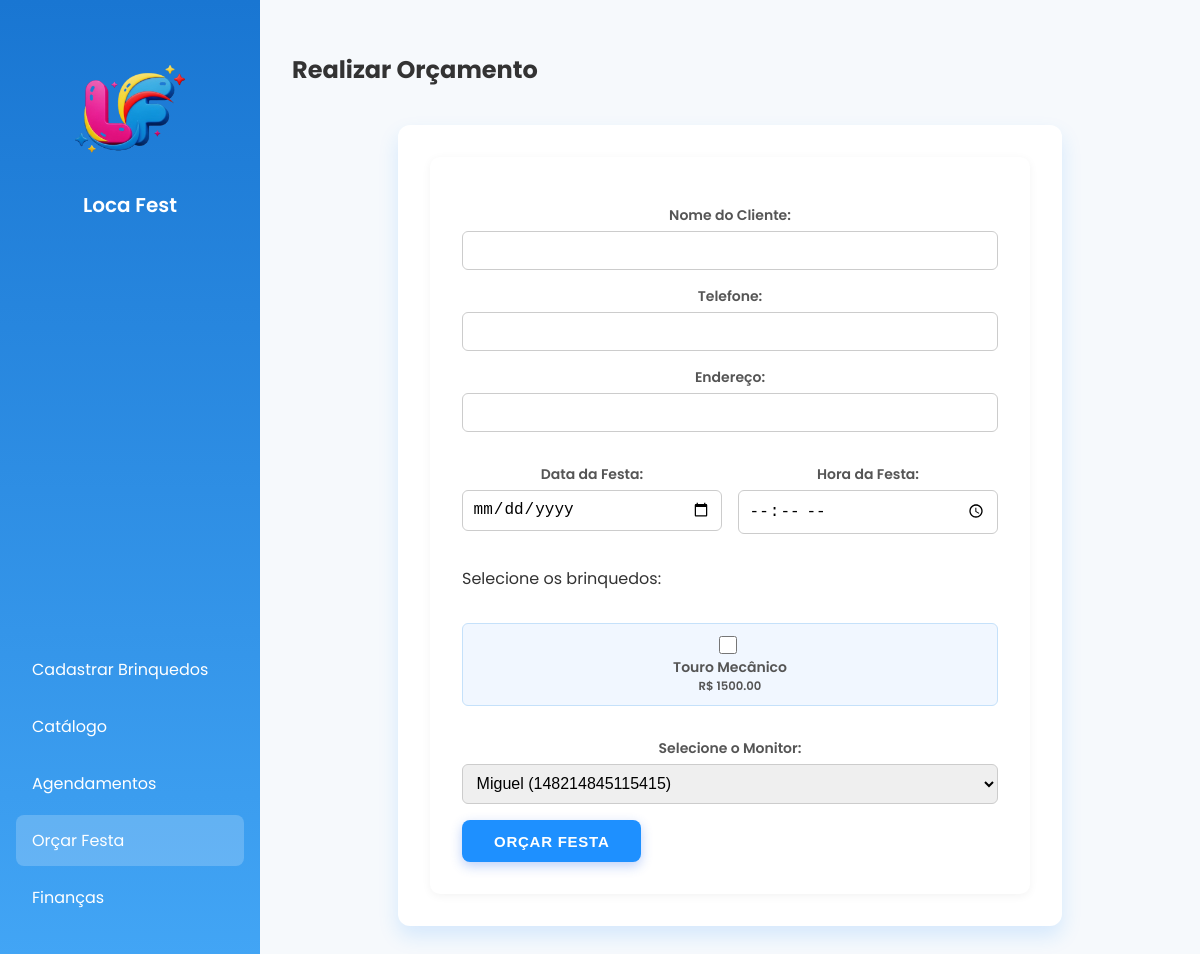
The app's page /orcamentos, older data.
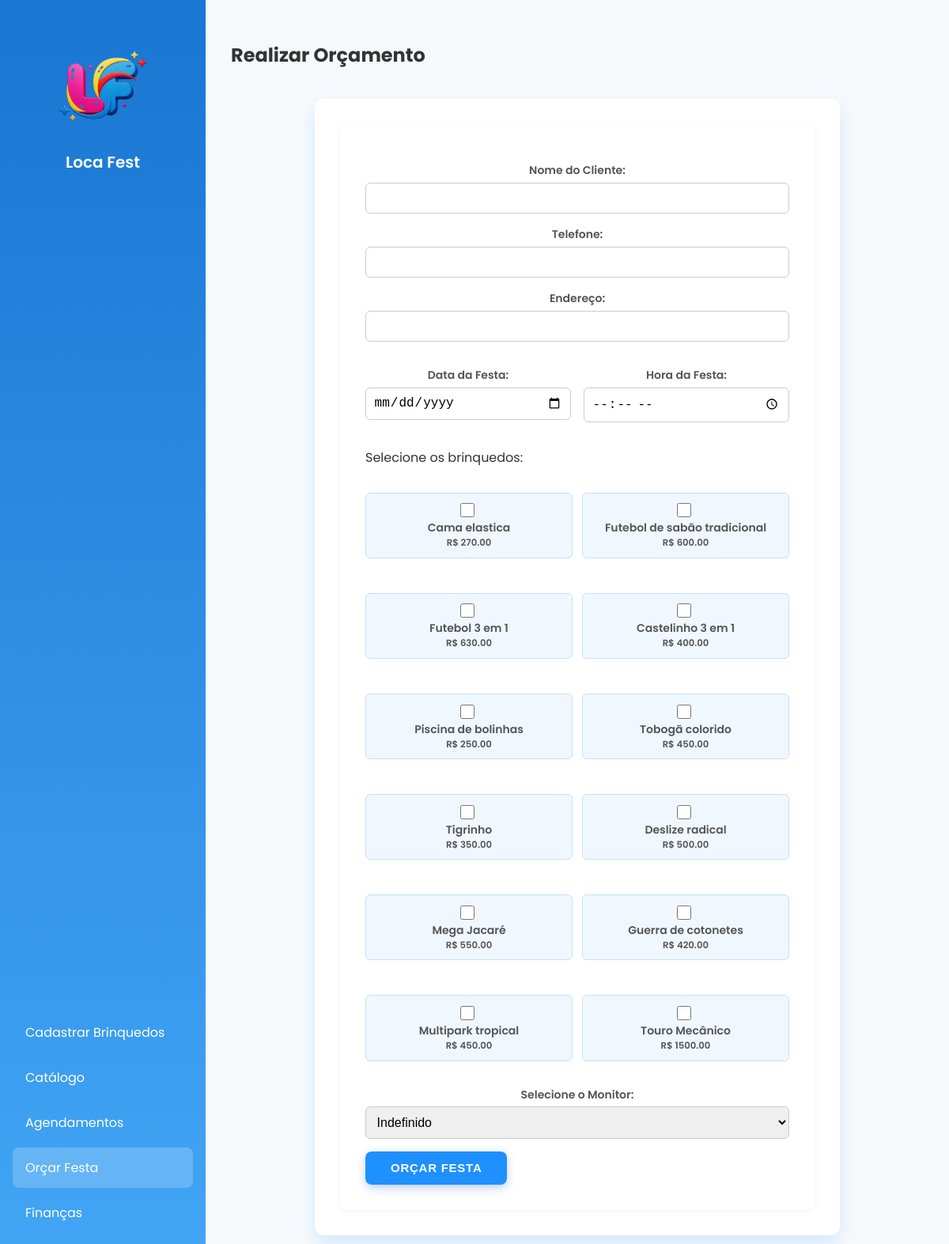
The same page, newer data.
### storage.py (models this page shows)
class Brinquedo(db.Model):
    id = db.Column(db.Integer, primary_key=True)
    nome = db.Column(db.String(100), nullable=False)
    tamanho = db.Column(db.String(50))
    preco = db.Column(db.Float, nullable=False)
    faixa_etaria = db.Column(db.String(50))
    caminho_imagem = db.Column(db.String(200))

### routes.py (the view, shortened to what this page needs)
@app.route('/orcamentos', methods=['GET', 'POST'])
def orcamentos():
    brinquedos = Brinquedo.query.all()
    monitores = Monitor.query.filter_by(disponibilidade=True).all()
    page_content = render_template('orcamentos.html', brinquedos=brinquedos, monitores=monitores)
    return render_template(
        'home.html',
        active_page='orcamentos',
        page_title='Realizar Orçamento',
        page_content=page_content
    )

### templates/orcamentos.html
<div class="card">
  <form method="POST" class="form">
    <div class="left-column">
      <label>Nome do Cliente:
        <input type="text" name="nome_cliente" required>
      </label>
      <label>Telefone:
        <input type="text" name="telefone">
      </label>
      <label>Endereço:
        <input type="text" name="endereco">
      </label>
      <div style="display: flex; gap: 1rem;">
        <label style="flex: 1;">Data da Festa:
          <input type="date" name="data_festa" required style="width: 100%; box-sizing: border-box;">
        </label>
        <label style="flex: 1;">Hora da Festa:
          <input type="time" name="hora_festa" required style="width: 100%; box-sizing: border-box;">
        </label>
      </div>
    </div>
    <div class="right-column">
      <p class="label-sub">Selecione os brinquedos:</p>
      <div class="checkbox-group">
        {% for brinquedo in brinquedos %}
        <label class="checkbox-item">
          <input type="checkbox" name="brinquedos" value="{{ brinquedo.id }}">
          <span>{{ brinquedo.nome }}</span>
          <small>R$ {{ "%.2f"|format(brinquedo.preco) }}</small>
        </label>
        {% endfor %}
      </div>
    </div>
    <label>Selecione o Monitor:
  <select name="monitor_id" required>
    {% for monitor in monitores %}
      <option value="{{ monitor.id }}" {% if monitor.nome == 'Indefinido' %}selected{% endif %}>
        {{ monitor.nome }}{% if monitor.telefone and monitor.telefone != '-' %} ({{ monitor.telefone }}){% endif %}
      </option>
    {% endfor %}
  </select>
</label>
    <button type="submit" class="btn">Orçar Festa</button>
  </form>
</div>

Row changes from the older to the newer data that the page shows:
added Brinquedo: nome "Cama elastica", preco "270.00"
added Brinquedo: nome "Futebol de sabão tradicional", preco "600.00"
added Brinquedo: nome "Futebol 3 em 1", preco "630.00"
added Brinquedo: nome "Castelinho 3 em 1", preco "400.00"
added Brinquedo: nome "Piscina de bolinhas", preco "250.00"
added Brinquedo: nome "Tobogã colorido", preco "450.00"
added Brinquedo: nome "Tigrinho", preco "350.00"
added Brinquedo: nome "Deslize radical", preco "500.00"
added Brinquedo: nome "Mega Jacaré", preco "550.00"
added Brinquedo: nome "Guerra de cotonetes", preco "420.00"
added Brinquedo: nome "Multipark tropical", preco "450.00"
Text that changed along with them:
form field monitor_id: "Miguel (148214845115415)" → "Indefinido"
